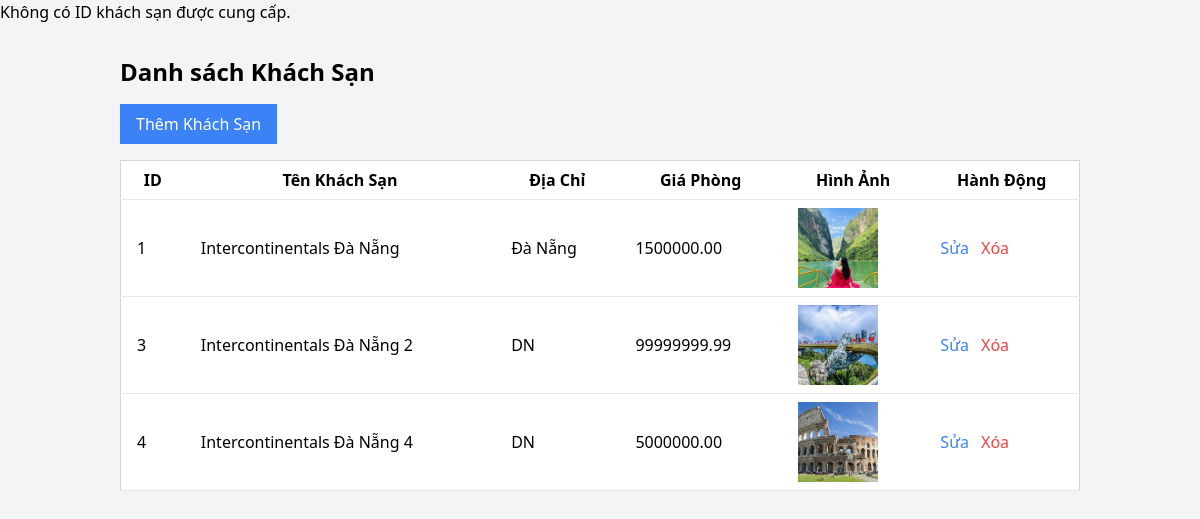
Page /admin/manage_hotel.php on the committed database.
### tables this page shows
CREATE TABLE `khachsan` (
  `ten_khachsan` varchar(255) NOT NULL,
  `dia_chi` varchar(100) NOT NULL,
  `mo_ta` text DEFAULT NULL,
  `gia_phong` decimal(10,2) DEFAULT NULL,
  `url_hinh` varchar(255) DEFAULT NULL,
  `id_khachsan` int(11) NOT NULL
);

### admin/manage_hotel.php (the view, shortened to what this page needs)
<?php
include_once("../config/database.php");
$query = $conn->prepare("SELECT * FROM khachsan");
$query->execute();
$hotels = $query->fetchAll(PDO::FETCH_ASSOC);
?>
<!DOCTYPE html>
<html lang="en">
<head>
    <link rel="stylesheet" href="https://cdn.jsdelivr.net/npm/tailwindcss@2.2.19/dist/tailwind.min.css">
</head>
<body class="bg-gray-100">
    <div class="container mx-auto p-8">
        <h1 class="text-2xl font-bold mb-4">Danh sách Khách Sạn</h1>
        <a href="add_hotel.php" class="bg-blue-500 text-white py-2 px-4 mb-4 inline-block hover:bg-blue-700">Thêm Khách Sạn</a>
        <table class="min-w-full bg-white border border-gray-300">
            <thead>
                <tr>
                    <th class="py-2 px-4 border-b">ID</th>
                    <th class="py-2 px-4 border-b">Tên Khách Sạn</th>
                    <th class="py-2 px-4 border-b">Địa Chỉ</th>
                    <th class="py-2 px-4 border-b">Giá Phòng</th>
                    <th class="py-2 px-4 border-b">Hình Ảnh</th>
                    <th class="py-2 px-4 border-b">Hành Động</th>
                </tr>
            </thead>
            <tbody>
                <?php foreach ($hotels as $hotel) : ?>
                    <tr data-id="<?php echo $hotel['id_khachsan']; ?>">
                        <td class="py-2 px-4 border-b"><?php echo $hotel['id_khachsan']; ?></td>
                        <td class="py-2 px-4 border-b"><?php echo $hotel['ten_khachsan']; ?></td>
                        <td class="py-2 px-4 border-b"><?php echo $hotel['dia_chi']; ?></td>
                        <td class="py-2 px-4 border-b"><?php echo $hotel['gia_phong']; ?></td>
                        <td class="py-2 px-4 border-b">
                            <img src="../uploads/<?php echo $hotel['url_hinh']; ?>" alt="Hình Ảnh" class="w-20 h-20 object-cover">
                        </td>
                        <td class="py-2 px-4 border-b">
                            <a href="edit_hotel.php?id=<?php echo $hotel['id_khachsan']; ?>" class="text-blue-500">Sửa</a>
                            <a href="#" class="text-red-500 ml-2" onclick="confirmDelete(<?php echo $hotel['id_khachsan']; ?>)">Xóa</a>
                        </td>
                    </tr>
                <?php endforeach; ?>
            </tbody>
        </table>
    </div>
</body>
</html>

### rows in the picture
khachsan: id_khachsan "1", ten_khachsan "Intercontinentals Đà Nẵng", dia_chi "Đà Nẵng", gia_phong "1500000.00", url_hinh (picture)
khachsan: id_khachsan "3", ten_khachsan "Intercontinentals Đà Nẵng 2", dia_chi "DN", gia_phong "99999999.99", url_hinh (picture)
khachsan: id_khachsan "4", ten_khachsan "Intercontinentals Đà Nẵng 4", dia_chi "DN", gia_phong "5000000.00", url_hinh (picture)
